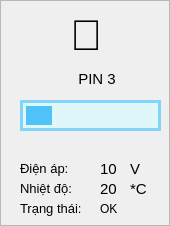
      <widget class="QFrame" name="frame_pin_3">
       <property name="font">
        <font>
         <pointsize>11</pointsize>
        </font>
       </property>
       <property name="styleSheet">
        <string notr="true">border: 3px solid #81D4FA;
border-radius: 10px;
background-color: #f8f9fa;

QLabel {
    border: none;
    border-radius: 0px;
}</string>
       </property>
       <property name="frameShape">
        <enum>QFrame::StyledPanel</enum>
       </property>
       <property name="frameShadow">
        <enum>QFrame::Raised</enum>
       </property>
       <widget class="QLabel" name="label_181">
        <property name="geometry">
         <rect>
          <x>70</x>
          <y>10</y>
          <width>41</width>
          <height>51</height>
         </rect>
        </property>
        <property name="font">
         <font>
          <pointsize>32</pointsize>
         </font>
        </property>
        <property name="styleSheet">
         <string notr="true">border: none;
    border-radius: 0px;</string>
        </property>
        <property name="text">
         <string>🔋</string>
        </property>
       </widget>
       <widget class="QLabel" name="label_182">
        <property name="geometry">
         <rect>
          <x>70</x>
          <y>70</y>
          <width>51</width>
          <height>17</height>
         </rect>
        </property>
        <property name="styleSheet">
         <string notr="true">border: none;
    border-radius: 0px;</string>
        </property>
        <property name="text">
         <string>  PIN 3</string>
        </property>
       </widget>
       <widget class="QProgressBar" name="progressBar_pin_3_n">
        <property name="geometry">
         <rect>
          <x>20</x>
          <y>100</y>
          <width>141</width>
          <height>31</height>
         </rect>
        </property>
        <property name="font">
         <font>
          <weight>75</weight>
          <bold>true</bold>
         </font>
        </property>
        <property name="styleSheet">
         <string notr="true">QProgressBar {
    border: 3px solid #81D4FA;
    border-radius: 18px;              /* tăng radius lên để chunk có không gian tròn */
    background-color: #E0F7FA;
    text-align: center;
    color: transparent;               /* ẩn text % mặc định nếu bạn dùng label riêng */
    height: 38px;                     /* tăng height nhẹ để chunk không bị ép */
    margin: 0px;
    padding: 0px;
}

QProgressBar::chunk {
    background-color: #4FC3F7;
    border-radius: 15px;              /* radius của chunk nhỏ hơn groove 2-3px để vừa khít */
    margin: 3px;                      /* margin nhỏ để chunk không dính sát viền groove */
    border: none;
}</string>
        </property>
        <property name="value">
         <number>24</number>
        </property>
        <property name="textVisible">
         <bool>false</bool>
        </property>
       </widget>
       <widget class="QLabel" name="label_183">
        <property name="geometry">
         <rect>
          <x>20</x>
          <y>160</y>
          <width>61</width>
          <height>17</height>
         </rect>
        </property>
        <property name="font">
         <font>
          <pointsize>10</pointsize>
         </font>
        </property>
        <property name="styleSheet">
         <string notr="true">border: none;
    border-radius: 0px;</string>
        </property>
        <property name="text">
         <string>Điện áp:</string>
        </property>
       </widget>
       <widget class="QLabel" name="label_184">
        <property name="geometry">
         <rect>
          <x>20</x>
          <y>180</y>
          <width>81</width>
          <height>17</height>
         </rect>
        </property>
        <property name="font">
         <font>
          <pointsize>10</pointsize>
         </font>
        </property>
        <property name="styleSheet">
         <string notr="true">border: none;
    border-radius: 0px;</string>
        </property>
        <property name="text">
         <string>Nhiệt độ:</string>
        </property>
       </widget>
       <widget class="QLabel" name="label_185">
        <property name="geometry">
         <rect>
          <x>20</x>
          <y>200</y>
          <width>81</width>
          <height>17</height>
         </rect>
        </property>
        <property name="font">
         <font>
          <pointsize>10</pointsize>
         </font>
        </property>
        <property name="styleSheet">
         <string notr="true">border: none;
    border-radius: 0px;</string>
        </property>
        <property name="text">
         <string>Trạng thái:</string>
        </property>
       </widget>
       <widget class="QLabel" name="pin_3_vol_value_n">
        <property name="geometry">
         <rect>
          <x>100</x>
          <y>160</y>
          <width>31</width>
          <height>17</height>
         </rect>
        </property>
        <property name="font">
         <font>
          <pointsize>11</pointsize>
          <weight>50</weight>
          <bold>false</bold>
         </font>
        </property>
        <property name="styleSheet">
         <string notr="true">border: none;
    border-radius: 0px;</string>
        </property>
        <property name="text">
         <string>10</string>
        </property>
       </widget>
       <widget class="QLabel" name="pin_3_temp_value_n">
        <property name="geometry">
         <rect>
          <x>100</x>
          <y>180</y>
          <width>31</width>
          <height>17</height>
         </rect>
        </property>
        <property name="font">
         <font>
          <pointsize>11</pointsize>
          <weight>50</weight>
          <bold>false</bold>
         </font>
        </property>
        <property name="styleSheet">
         <string notr="true">border: none;
    border-radius: 0px;</string>
        </property>
        <property name="text">
         <string>20</string>
        </property>
       </widget>
       <widget class="QLabel" name="pin_3_status_value_n">
        <property name="geometry">
         <rect>
          <x>100</x>
          <y>200</y>
          <width>61</width>
          <height>17</height>
         </rect>
        </property>
        <property name="font">
         <font>
          <pointsize>9</pointsize>
          <weight>50</weight>
          <bold>false</bold>
         </font>
        </property>
        <property name="styleSheet">
         <string notr="true">border: none;
    border-radius: 0px;</string>
        </property>
        <property name="text">
         <string>OK</string>
        </property>
       </widget>
       <widget class="QLabel" name="label_186">
        <property name="geometry">
         <rect>
          <x>130</x>
          <y>160</y>
          <width>21</width>
          <height>17</height>
         </rect>
        </property>
        <property name="font">
         <font>
          <pointsize>11</pointsize>
         </font>
        </property>
        <property name="styleSheet">
         <string notr="true">border: none;
    border-radius: 0px;</string>
        </property>
        <property name="text">
         <string>V</string>
        </property>
       </widget>
       <widget class="QLabel" name="label_187">
        <property name="geometry">
         <rect>
          <x>130</x>
          <y>180</y>
          <width>21</width>
          <height>17</height>
         </rect>
        </property>
        <property name="font">
         <font>
          <pointsize>11</pointsize>
         </font>
        </property>
        <property name="styleSheet">
         <string notr="true">border: none;
    border-radius: 0px;</string>
        </property>
        <property name="text">
         <string>*C</string>
        </property>
       </widget>
      </widget>
